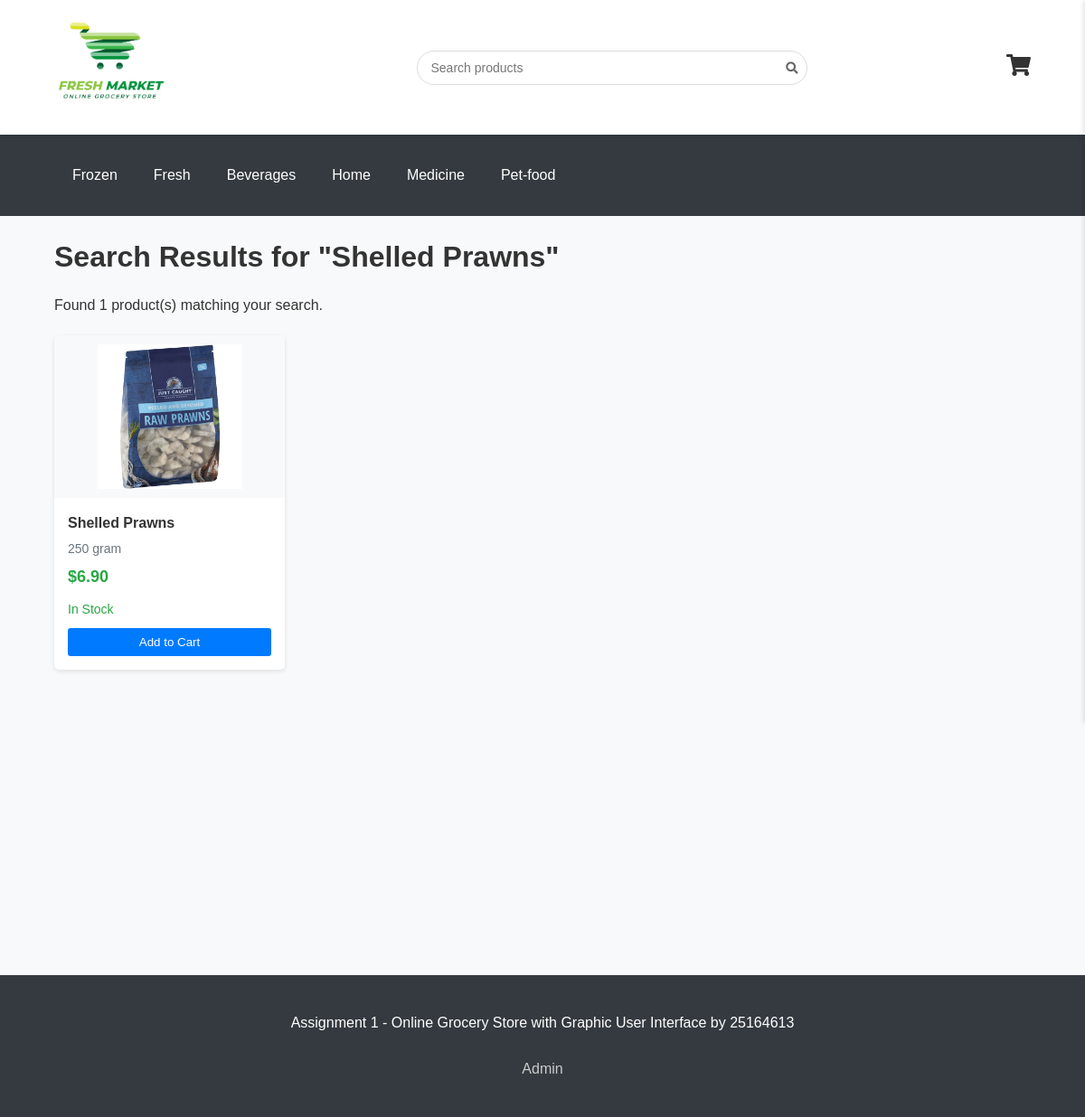
/search.php?keyword=Shelled Prawns, run on the app's committed database.
### tables this page shows
CREATE TABLE `products` (
  `product_id` int(10) unsigned DEFAULT NULL,
  `product_name` varchar(20) DEFAULT NULL,
  `unit_price` float(8,2) DEFAULT NULL,
  `unit_quantity` varchar(15) DEFAULT NULL,
  `in_stock` int(10) unsigned DEFAULT NULL
);

### includes/functions.php (called while the page is built, shortened)
<?php
function searchProducts($conn, $keyword) {
    $keyword = mysqli_real_escape_string($conn, $keyword);
    $sql = "SELECT * FROM products WHERE
            product_name LIKE '%$keyword%' OR
            unit_quantity LIKE '%$keyword%'";
    $result = mysqli_query($conn, $sql);
    $products = array();
    if (mysqli_num_rows($result) > 0) {
        while ($row = mysqli_fetch_assoc($result)) {
            $products[] = $row;
        }
    }
    return $products;
}
?>

### search.php (the view, shortened to what this page needs)
<?php
require_once 'includes/db_connect.php';
require_once 'includes/functions.php';
if (isset($_GET['keyword'])) {
    $keyword = trim($_GET['keyword']);
} else {
    $keyword = '';
}
include 'includes/header.php';
$products = searchProducts($conn, $keyword);
?>
<h1>Search Results for "<?php echo htmlspecialchars($keyword); ?>"</h1>
<?php if (empty($products)): ?>
<p>No products found matching your search criteria.</p>
<p>Try searching for another term or <a href="index.php">browse our categories</a>.</p>
<?php else: ?>
<p>Found <?php echo count($products); ?> product(s) matching your search.</p>
<div class="products-grid">
    <?php foreach ($products as $product): ?>
    <div class="product-card">
        <div class="product-image">
            <img src="images/product_<?php echo $product['product_id']; ?>.png" alt="<?php echo $product['product_name']; ?>" onerror="this.src='images/placeholder.png'">
        </div>
        <div class="product-details">
            <div class="product-name"><?php echo $product['product_name']; ?></div>
            <div class="product-unit"><?php echo $product['unit_quantity']; ?></div>
            <div class="product-price">$<?php echo number_format($product['unit_price'], 2); ?></div>
            <div class="product-stock
                <?php
                if ($product['in_stock'] > 0) {
                    echo 'in-stock';
                } else {
                    echo 'out-of-stock';
                }
                ?>">
                <?php
                if ($product['in_stock'] > 0) {
                    echo 'In Stock';
                } else {
                    echo 'Out of Stock';
                }
                ?>
            </div>
            <button class="add-to-cart" data-product-id="<?php echo $product['product_id']; ?>"
                <?php if ($product['in_stock'] <= 0) echo 'disabled'; ?>>
                Add to Cart
            </button>
        </div>
    </div>
    <?php endforeach; ?>
</div>
<?php endif; ?>
<?php
include 'includes/footer.php';
?>

### css/style.css (style rules this page uses)
* { margin: 0; padding: 0; box-sizing: border-box; font-family: 'Arial', sans-serif; }
body { background-color: #f8f9fa; color: #333; line-height: 1.6; }
h1, h2, h3, h4, h5, h6 { margin-bottom: 15px; }
.products-grid { display: grid; grid-template-columns: repeat(auto-fill, minmax(250px, 1fr)); gap: 20px; margin-top: 20px; }
.product-card { background-color: #fff; border-radius: 5px; box-shadow: 0 2px 5px rgba(0,0,0,0.1); overflow: hidden; transition: transform 0.3s; height: 100%; display: flex; flex-direction: column; }
.product-image { width: 100%; height: 180px; background-color: #f8f9fa; display: flex; justify-content: center; align-items: center; padding: 10px; }
.product-image img { max-width: 100%; max-height: 160px; object-fit: contain; }
.product-details { padding: 15px; flex-grow: 1; display: flex; flex-direction: column; }
.product-name { font-weight: bold; font-size: 16px; margin-bottom: 5px; }
.product-unit { color: #6c757d; font-size: 14px; margin-bottom: 5px; }
.product-price { font-weight: bold; font-size: 18px; color: #28a745; margin-bottom: 10px; }
.product-stock { font-size: 14px; margin-bottom: 10px; }
.in-stock { color: #28a745; }
.add-to-cart { display: block; width: 100%; padding: 8px; background-color: #007bff; color: white; border: none; border-radius: 3px; cursor: pointer; transition: background-color 0.3s; margin-top: auto; }

### data on the page
products: product_id (picture), product_name "Shelled Prawns", unit_quantity "250 gram", unit_price "6.90", in_stock "In Stock"

### other printed values
$headerCategory "Frozen"
$headerCategory "Fresh"
$headerCategory "Beverages"
$headerCategory "Home"
$headerCategory "Medicine"
$headerCategory "Pet-food"
$keyword "Shelled Prawns"
count($products) "1"
